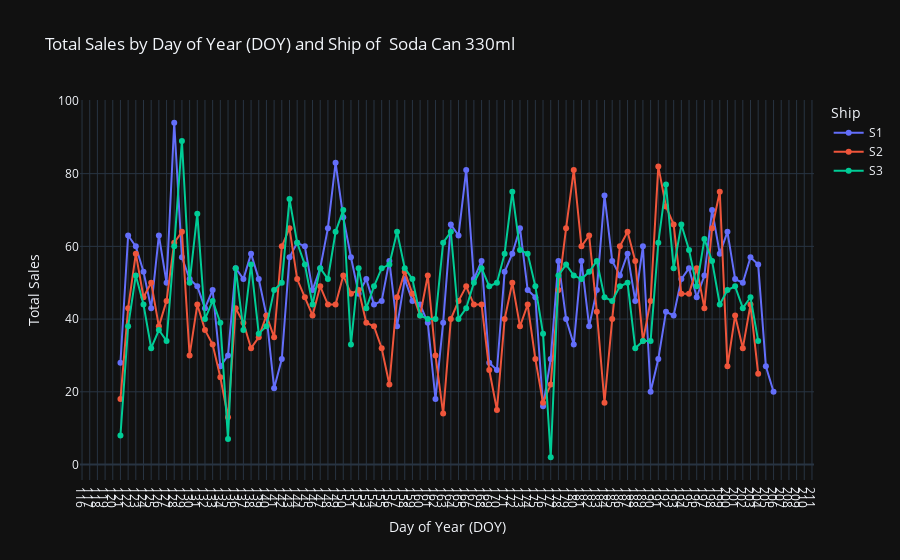

Notebook code for this chart:
### Code cell
import plotly.express as px

# Ensure data is sorted by day of year
_df_plot = df.sort_values(["doy", "ship_id"])

fig = px.line(
    _df_plot,
    x="doy",
    y="total_sales",
    color="ship_id",
    markers=True,
    title="Total Sales by Day of Year (DOY) and Ship of  Soda Can 330ml",
    labels={"doy": "Day of Year (DOY)", "total_sales": "Total Sales", "ship_id": "Ship"},
)

fig.update_layout(
    legend_title_text="Ship",
    xaxis=dict(tickmode="linear"),
)

fig.show()

### Figure 1 — Plotly figure (JSON) as saved in the notebook; plotly's stock layout.template omitted (floating-point values rounded to 4 significant figures)
{"data": [{"hovertemplate": "Ship=S1<br>Day of Year (DOY)=%{x}<br>Total Sales=%{y}<extra></extra>", "legendgroup": "S1", "line": {"color": "#636efa", "dash": "solid"}, "marker": {"symbol": "circle"}, "mode": "lines+markers", "name": "S1", "orientation": "v", "showlegend": true, "x": [121, 122, 123, 124, 125, 126, 127, 128, 129, 130, 131, 132, 133, 134, 135, 136, 137, 138, 139, 140, 141, 142, 143, 144, 145, 146, 147, 148, 149, 150, 151, 152, 153, 154, 155, 156, 157, 158, 159, 160, 161, 162, 163, 164, 165, 166, 167, 168, 169, 170, 171, 172, 173, 174, 175, 176, 177, 178, 179, 180, 181, 182, 183, 184, 185, 186, 187, 188, 189, 190, 191, 192, 193, 194, 195, 196, 197, 198, 199, 200, 201, 202, 203, 204, 205, 206], "xaxis": "x", "y": [28.0, 63.0, 60.0, 53.0, 43.0, 63.0, 50.0, 94.0, 57.0, 51.0, 49.0, 43.0, 48.0, 27.0, 30.0, 54.0, 51.0, 58.0, 51.0, 41.0, 21.0, 29.0, 57.0, 61.0, 60.0, 48.0, 54.0, 65.0, 83.0, 68.0, 57.0, 47.0, 51.0, 44.0, 45.0, 56.0, 38.0, 51.0, 45.0, 44.0, 39.0, 18.0, 39.0, 66.0, 63.0, 81.0, 51.0, 56.0, 28.0, 26.0, 53.0, 58.0, 65.0, 48.0, 46.0, 16.0, 29.0, 56.0, 40.0, 33.0, 56.0, 38.0, 48.0, 74.0, 56.0, 52.0, 58.0, 45.0, 60.0, 20.0, 29.0, 42.0, 41.0, 51.0, 54.0, 46.0, 52.0, 70.0, 58.0, 64.0, 51.0, 50.0, 57.0, 55.0, 27.0, 20.0], "yaxis": "y", "type": "scatter"}, {"hovertemplate": "Ship=S2<br>Day of Year (DOY)=%{x}<br>Total Sales=%{y}<extra></extra>", "legendgroup": "S2", "line": {"color": "#EF553B", "dash": "solid"}, "marker": {"symbol": "circle"}, "mode": "lines+markers", "name": "S2", "orientation": "v", "showlegend": true, "x": [121, 122, 123, 124, 125, 126, 127, 128, 129, 130, 131, 132, 133, 134, 135, 136, 137, 138, 139, 140, 141, 142, 143, 144, 145, 146, 147, 148, 149, 150, 151, 152, 153, 154, 155, 156, 157, 158, 159, 160, 161, 162, 163, 164, 165, 166, 167, 168, 169, 170, 171, 172, 173, 174, 175, 176, 177, 178, 179, 180, 181, 182, 183, 184, 185, 186, 187, 188, 189, 190, 191, 192, 193, 194, 195, 196, 197, 198, 199, 200, 201, 202, 203, 204], "xaxis": "x", "y": [18.0, 43.0, 58.0, 46.0, 50.0, 38.0, 45.0, 61.0, 64.0, 30.0, 44.0, 37.0, 33.0, 24.0, 13.0, 43.0, 39.0, 32.0, 35.0, 41.0, 35.0, 60.0, 65.0, 51.0, 46.0, 41.0, 49.0, 44.0, 44.0, 52.0, 47.0, 48.0, 39.0, 38.0, 32.0, 22.0, 46.0, 53.0, 47.0, 41.0, 52.0, 30.0, 14.0, 40.0, 45.0, 49.0, 44.0, 44.0, 26.0, 15.0, 40.0, 50.0, 38.0, 44.0, 29.0, 17.0, 22.0, 48.0, 65.0, 81.0, 60.0, 63.0, 42.0, 17.0, 40.0, 60.0, 64.0, 56.0, 34.0, 45.0, 82.0, 71.0, 66.0, 47.0, 47.0, 54.0, 43.0, 65.0, 75.0, 27.0, 41.0, 32.0, 44.0, 25.0], "yaxis": "y", "type": "scatter"}, {"hovertemplate": "Ship=S3<br>Day of Year (DOY)=%{x}<br>Total Sales=%{y}<extra></extra>", "legendgroup": "S3", "line": {"color": "#00cc96", "dash": "solid"}, "marker": {"symbol": "circle"}, "mode": "lines+markers", "name": "S3", "orientation": "v", "showlegend": true, "x": [121, 122, 123, 124, 125, 126, 127, 128, 129, 130, 131, 132, 133, 134, 135, 136, 137, 138, 139, 140, 141, 142, 143, 144, 145, 146, 147, 148, 149, 150, 151, 152, 153, 154, 155, 156, 157, 158, 159, 160, 161, 162, 163, 164, 165, 166, 167, 168, 169, 170, 171, 172, 173, 174, 175, 176, 177, 178, 179, 180, 181, 182, 183, 184, 185, 186, 187, 188, 189, 190, 191, 192, 193, 194, 195, 196, 197, 198, 199, 200, 201, 202, 203, 204], "xaxis": "x", "y": [8.0, 38.0, 52.0, 44.0, 32.0, 37.0, 34.0, 60.0, 89.0, 50.0, 69.0, 40.0, 45.0, 39.0, 7.0, 54.0, 37.0, 55.0, 36.0, 38.0, 48.0, 50.0, 73.0, 61.0, 55.0, 44.0, 54.0, 51.0, 64.0, 70.0, 33.0, 54.0, 43.0, 49.0, 54.0, 55.0, 64.0, 54.0, 51.0, 41.0, 40.0, 40.0, 61.0, 64.0, 40.0, 43.0, 50.0, 54.0, 49.0, 50.0, 58.0, 75.0, 59.0, 58.0, 49.0, 36.0, 2.0, 52.0, 55.0, 52.0, 51.0, 53.0, 56.0, 46.0, 45.0, 49.0, 50.0, 32.0, 34.0, 34.0, 61.0, 77.0, 54.0, 66.0, 59.0, 49.0, 62.0, 56.0, 44.0, 48.0, 49.0, 43.0, 46.0, 34.0], "yaxis": "y", "type": "scatter"}], "layout": {"xaxis": {"anchor": "y", "domain": [0.0, 1.0], "title": {"text": "Day of Year (DOY)"}, "tickmode": "linear"}, "yaxis": {"anchor": "x", "domain": [0.0, 1.0], "title": {"text": "Total Sales"}}, "legend": {"title": {"text": "Ship"}, "tracegroupgap": 0}, "title": {"text": "Total Sales by Day of Year (DOY) and Ship of  Soda Can 330ml"}}}
